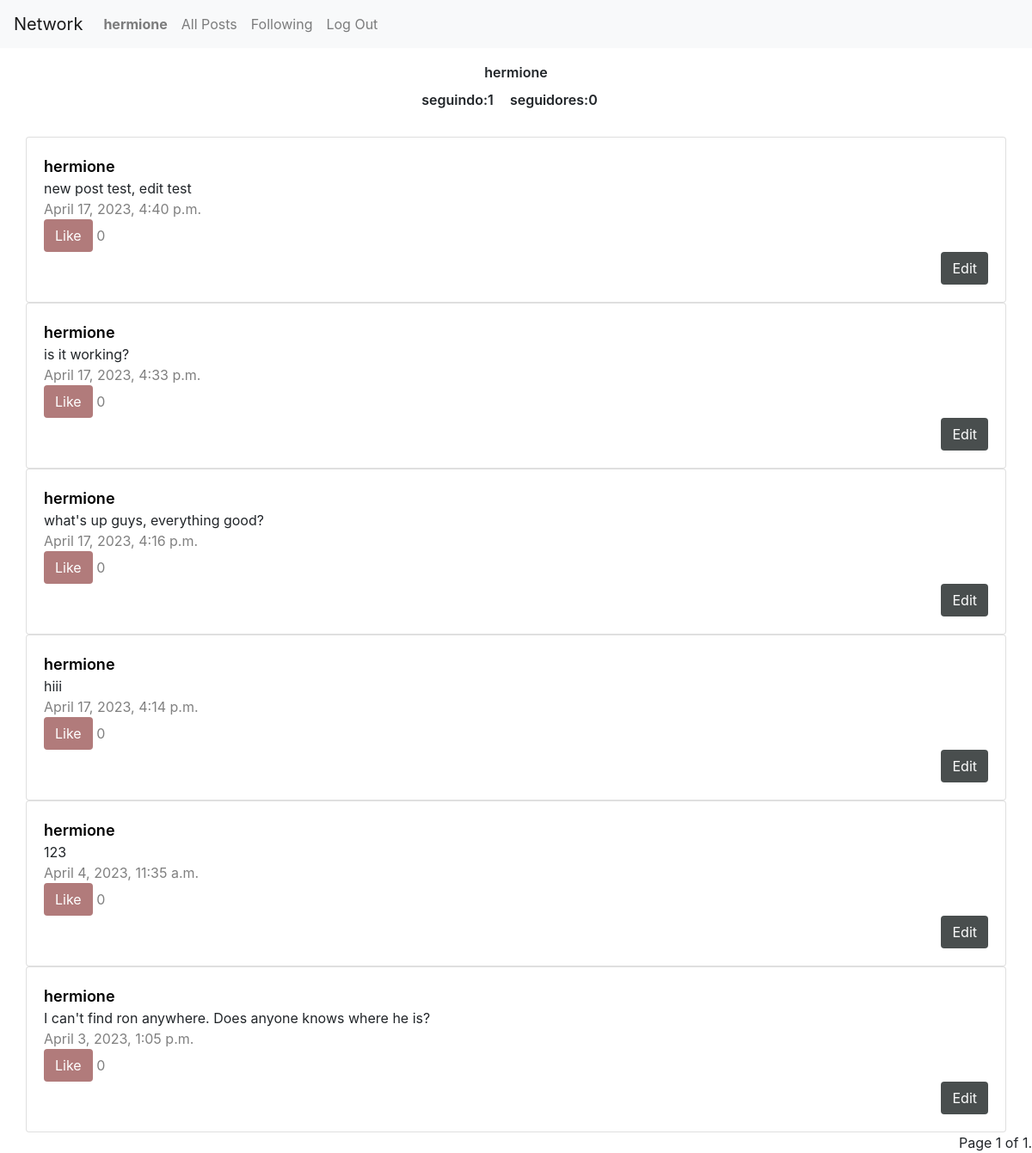
Page /profile/4 (signed in) on the committed database.
### network/models.py (models this page shows, shortened)
class User(AbstractUser):
    follower_users = models.ManyToManyField("self",blank=True, symmetrical= False, related_name="follower")
    following_users = models.ManyToManyField("self",blank=True, symmetrical= False, related_name="following")
    def __str__(self):
        return f"{self.username}"

class Post(models.Model):
    creator = models.ForeignKey(User, on_delete=models.CASCADE, blank=True, null=True, related_name="creator")
    content = models.CharField(max_length=128, null=True)
    timestamp = models.DateTimeField(default=timezone.now)
    likes = models.ManyToManyField(User, blank=True, related_name="likes")

### network/views.py (the view)
# urls.py: path("profile/<int:id>", views.view_profile, name="viewProfile"),
def view_profile(request, id):
    user = request.user
    profile_user = get_object_or_404(User, pk=id)
    post_list = Post.objects.filter(creator=profile_user).order_by('-timestamp')
    is_followed = user in profile_user.follower_users.all()
    paginator = Paginator(post_list, 10)
    page_number = request.GET.get('page')
    page_obj = paginator.get_page(page_number)
    return render(request, "network/profile.html",{
    "profile": profile_user,
    "posts": page_obj,
    "user": user,
    "is_followed": is_followed,
    })

### network/templates/network/profile.html (shortened to what this page needs)
{% extends "network/layout.html" %} {% load static %} {% block body %}
	<div class="profile-div">
		<div class="profile-div-inner">
			<label>{{profile}}</label>
			<br/>
			<a>seguindo:{{profile.following_users.count}}</a>
			<a>seguidores:{{profile.follower_users.count}}</a>
		</div>
	</div>
{% for post in posts %}
<div class="row">
	<div class="col">
		<div class="card">
			<div class="card-body">
				<div class="post" data-postid="{{post.id}}">
					<a class="card-title" href="{% url 'viewProfile' id=post.creator.id %}">{{post.creator}}</a>
					<br />
					<a class="content">{{post.content}}</a>
					<br />
					<a class="timestamp">{{post.timestamp}}</a>
					<br />
					{% if user.is_authenticated %}
					{% if user in post.likes.all %}
					<button style="background-color: #bd2121" class="likePost" data-likecount="{{post.likes.count}}" data-user="{{request.user}}" data-postid="{{post.id}}" type="submit">Dislike</button>
					<a class="likes">{{post.likes.count}}</a>
					{% else %}
					<button style="background-color: #b17b7b" class="likePost" data-likecount="{{post.likes.count}}" data-user="{{request.user}}" data-postid="{{post.id}}" type="submit">Like</button>
					<a class="likes">{{post.likes.count}}</a>
					{% endif %}
					{% endif %}
				</div>
				{% if post.creator == user %}
				<button class="editButton" data-postid="{{post.id}}" data-postcontent="{{post.content}}" type="submit">Edit</button>
				{% endif %}
			</div>
		</div>
	</div>
</div>
{% endfor %}
<div class="pagination">
	<span class="step-links">
		<span class="current"> Page {{ posts.number }} of {{ posts.paginator.num_pages }}. </span>
	</span>
</div>
{% endblock %}

### network/templates/network/layout.html (shortened to what this page needs)
{% load static %}
<!DOCTYPE html>
<html lang="en">
    <head>
        <link rel="stylesheet" href="https://stackpath.bootstrapcdn.com/bootstrap/4.4.1/css/bootstrap.min.css">
        <link href="{% static 'network/styles.css' %}" rel="stylesheet">
    </head>
    <body>
        <nav class="navbar navbar-expand-lg navbar-light bg-light">
            <a class="navbar-brand" href="#">Network</a>
            <div>
              <ul class="navbar-nav mr-auto">
                {% if user.is_authenticated %}
                    <li class="nav-item">
                        <a class="nav-link" href="#"><strong>{{ user.username }}</strong></a>
                    </li>
                {% endif %}
                <li class="nav-item">
                  <a class="nav-link" href="{% url 'index' %}">All Posts</a>
                </li>
                {% if user.is_authenticated %}
                    <li class="nav-item">
                        <a class="nav-link" href="{% url 'following' %}">Following</a>
                    </li>
                    <li class="nav-item">
                        <a class="nav-link" href="{% url 'logout' %}">Log Out</a>
                    </li>
                {% endif %}
              </ul>
            </div>
          </nav>
        <div class="body">
            {% block body %}
            {% endblock %}
        </div>
    </body>
</html>

### network/static/network/styles.css (style rules this page uses)
.row { margin: auto; border-radius: 5px; height: auto; width: 95%; }
.col { padding: 0; }
.card-title { font-weight: 600; font-size: large; color: black; }
.post > .timestamp { color: grey; }
.post > .likes { color: grey; }
.editButton { float: right; font-weight: 400; color: #ffffff; background-color: #494e4e; border: 1px solid transparent; padding: 0.375rem 0.75rem; font-size: 1rem; border-radius: 0.25rem; }
.likePost { font-weight: 400; color: #ffffff; background-color: #b17b7b; border: 1px solid transparent; padding: 0.375rem 0.75rem; font-size: 1rem; border-radius: 0.25rem; }
.profile-div { margin: auto; text-align: center; margin-bottom: 15px; padding: 15px; border-radius: 5px; height: 10em auto; width: 95%; border: 1px solid transparent; font-weight: 600; }
.profile-div-inner > a { margin-right: 15px; }
.pagination { float: right; }

### rows in the picture
User: username "hermione", following_users.count "1", follower_users.count "0"
Post: creator "hermione", content "new post test, edit test", timestamp "April 17, 2023, 4:40 p.m.", likes.count "0"
Post: creator "hermione", content "is it working?", timestamp "April 17, 2023, 4:33 p.m.", likes.count "0"
Post: creator "hermione", content "what's up guys, everything good?", timestamp "April 17, 2023, 4:16 p.m.", likes.count "0"
Post: creator "hermione", content "hiii", timestamp "April 17, 2023, 4:14 p.m.", likes.count "0"
Post: creator "hermione", content "123", timestamp "April 4, 2023, 11:35 a.m.", likes.count "0"
Post: creator "hermione", content "I can't find ron anywhere. Does anyone knows where he is?", timestamp "April 3, 2023, 1:05 p.m.", likes.count "0"

### other values in the picture
{{ posts.number }} "1"
{{ posts.paginator.num_pages }} "1"
